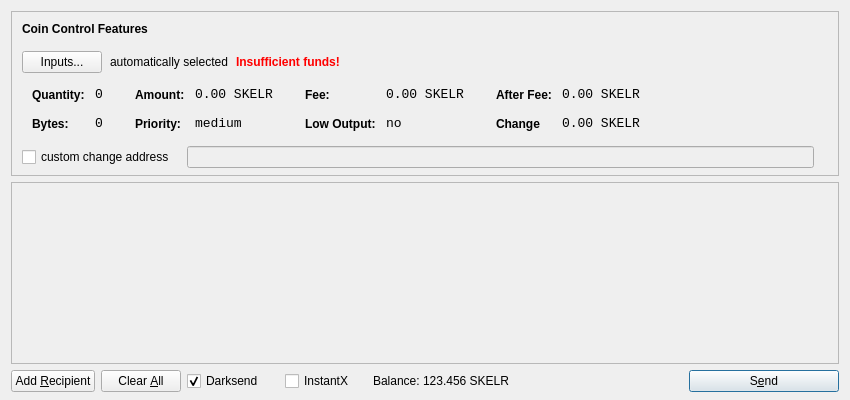
<?xml version="1.0" encoding="UTF-8"?>
<ui version="4.0">
 <class>SendCoinsDialog</class>
 <widget class="QDialog" name="SendCoinsDialog">
  <property name="geometry">
   <rect>
    <x>0</x>
    <y>0</y>
    <width>850</width>
    <height>400</height>
   </rect>
  </property>
  <property name="windowTitle">
   <string>Send Coins</string>
  </property>
  <layout class="QVBoxLayout" name="verticalLayout" stretch="0,1,0">
   <property name="bottomMargin">
    <number>8</number>
   </property>
   <item>
    <widget class="QFrame" name="frameCoinControl">
     <property name="sizePolicy">
      <sizepolicy hsizetype="Expanding" vsizetype="Expanding">
       <horstretch>0</horstretch>
       <verstretch>0</verstretch>
      </sizepolicy>
     </property>
     <property name="maximumSize">
      <size>
       <width>16777215</width>
       <height>16777215</height>
      </size>
     </property>
     <property name="frameShape">
      <enum>QFrame::StyledPanel</enum>
     </property>
     <property name="frameShadow">
      <enum>QFrame::Sunken</enum>
     </property>
     <layout class="QVBoxLayout" name="verticalLayoutCoinControl2">
      <property name="spacing">
       <number>-1</number>
      </property>
      <property name="leftMargin">
       <number>0</number>
      </property>
      <property name="topMargin">
       <number>0</number>
      </property>
      <property name="rightMargin">
       <number>0</number>
      </property>
      <property name="bottomMargin">
       <number>6</number>
      </property>
      <item>
       <layout class="QVBoxLayout" name="verticalLayoutCoinControl" stretch="0,0,0,0,1">
        <property name="spacing">
         <number>0</number>
        </property>
        <property name="leftMargin">
         <number>10</number>
        </property>
        <property name="topMargin">
         <number>10</number>
        </property>
        <item>
         <layout class="QHBoxLayout" name="horizontalLayoutCoinControl1">
          <property name="bottomMargin">
           <number>15</number>
          </property>
          <item>
           <widget class="QLabel" name="labelCoinControlFeatures">
            <property name="sizePolicy">
             <sizepolicy hsizetype="Preferred" vsizetype="Maximum">
              <horstretch>0</horstretch>
              <verstretch>0</verstretch>
             </sizepolicy>
            </property>
            <property name="font">
             <font>
              <weight>75</weight>
              <bold>true</bold>
             </font>
            </property>
            <property name="styleSheet">
             <string notr="true">font-weight:bold;</string>
            </property>
            <property name="text">
             <string>Coin Control Features</string>
            </property>
           </widget>
          </item>
         </layout>
        </item>
        <item>
         <layout class="QHBoxLayout" name="horizontalLayoutCoinControl2" stretch="0,0,0,0">
          <property name="spacing">
           <number>8</number>
          </property>
          <property name="bottomMargin">
           <number>10</number>
          </property>
          <item>
           <widget class="QPushButton" name="pushButtonCoinControl">
            <property name="styleSheet">
             <string notr="true"/>
            </property>
            <property name="text">
             <string>Inputs...</string>
            </property>
           </widget>
          </item>
          <item>
           <widget class="QLabel" name="labelCoinControlAutomaticallySelected">
            <property name="text">
             <string>automatically selected</string>
            </property>
            <property name="margin">
             <number>5</number>
            </property>
           </widget>
          </item>
          <item>
           <widget class="QLabel" name="labelCoinControlInsuffFunds">
            <property name="font">
             <font>
              <weight>75</weight>
              <bold>true</bold>
             </font>
            </property>
            <property name="styleSheet">
             <string notr="true">color:red;font-weight:bold;</string>
            </property>
            <property name="text">
             <string>Insufficient funds!</string>
            </property>
            <property name="margin">
             <number>5</number>
            </property>
           </widget>
          </item>
          <item>
           <spacer name="horizontalSpacerCoinControl">
            <property name="orientation">
             <enum>Qt::Horizontal</enum>
            </property>
            <property name="sizeHint" stdset="0">
             <size>
              <width>40</width>
              <height>1</height>
             </size>
            </property>
           </spacer>
          </item>
         </layout>
        </item>
        <item>
         <widget class="QWidget" name="widgetCoinControl" native="true">
          <property name="sizePolicy">
           <sizepolicy hsizetype="Preferred" vsizetype="Preferred">
            <horstretch>0</horstretch>
            <verstretch>0</verstretch>
           </sizepolicy>
          </property>
          <property name="minimumSize">
           <size>
            <width>0</width>
            <height>0</height>
           </size>
          </property>
          <property name="styleSheet">
           <string notr="true"/>
          </property>
          <layout class="QHBoxLayout" name="horizontalLayoutCoinControl5">
           <property name="margin">
            <number>0</number>
           </property>
           <item>
            <layout class="QHBoxLayout" name="horizontalLayoutCoinControl3" stretch="0,0,0,1">
             <property name="spacing">
              <number>20</number>
             </property>
             <property name="topMargin">
              <number>0</number>
             </property>
             <property name="bottomMargin">
              <number>10</number>
             </property>
             <item>
              <layout class="QFormLayout" name="formLayoutCoinControl1">
               <property name="horizontalSpacing">
                <number>10</number>
               </property>
               <property name="verticalSpacing">
                <number>14</number>
               </property>
               <property name="leftMargin">
                <number>10</number>
               </property>
               <property name="topMargin">
                <number>4</number>
               </property>
               <property name="rightMargin">
                <number>6</number>
               </property>
               <item row="0" column="0">
                <widget class="QLabel" name="labelCoinControlQuantityText">
                 <property name="styleSheet">
                  <string notr="true">font-weight:bold;</string>
                 </property>
                 <property name="text">
                  <string>Quantity:</string>
                 </property>
                 <property name="margin">
                  <number>0</number>
                 </property>
                </widget>
               </item>
               <item row="0" column="1">
                <widget class="QLabel" name="labelCoinControlQuantity">
                 <property name="font">
                  <font>
                   <family>Monospace</family>
                   <pointsize>10</pointsize>
                  </font>
                 </property>
                 <property name="cursor">
                  <cursorShape>IBeamCursor</cursorShape>
                 </property>
                 <property name="contextMenuPolicy">
                  <enum>Qt::ActionsContextMenu</enum>
                 </property>
                 <property name="text">
                  <string>0</string>
                 </property>
                 <property name="margin">
                  <number>0</number>
                 </property>
                 <property name="textInteractionFlags">
                  <set>Qt::LinksAccessibleByMouse|Qt::TextSelectableByKeyboard|Qt::TextSelectableByMouse</set>
                 </property>
                </widget>
               </item>
               <item row="1" column="0">
                <widget class="QLabel" name="labelCoinControlBytesText">
                 <property name="styleSheet">
                  <string notr="true">font-weight:bold;</string>
                 </property>
                 <property name="text">
                  <string>Bytes:</string>
                 </property>
                </widget>
               </item>
               <item row="1" column="1">
                <widget class="QLabel" name="labelCoinControlBytes">
                 <property name="font">
                  <font>
                   <family>Monospace</family>
                   <pointsize>10</pointsize>
                  </font>
                 </property>
                 <property name="cursor">
                  <cursorShape>IBeamCursor</cursorShape>
                 </property>
                 <property name="contextMenuPolicy">
                  <enum>Qt::ActionsContextMenu</enum>
                 </property>
                 <property name="text">
                  <string>0</string>
                 </property>
                 <property name="textInteractionFlags">
                  <set>Qt::LinksAccessibleByMouse|Qt::TextSelectableByKeyboard|Qt::TextSelectableByMouse</set>
                 </property>
                </widget>
               </item>
              </layout>
             </item>
             <item>
              <layout class="QFormLayout" name="formLayoutCoinControl2">
               <property name="horizontalSpacing">
                <number>10</number>
               </property>
               <property name="verticalSpacing">
                <number>14</number>
               </property>
               <property name="leftMargin">
                <number>6</number>
               </property>
               <property name="topMargin">
                <number>4</number>
               </property>
               <property name="rightMargin">
                <number>6</number>
               </property>
               <item row="0" column="0">
                <widget class="QLabel" name="labelCoinControlAmountText">
                 <property name="styleSheet">
                  <string notr="true">font-weight:bold;</string>
                 </property>
                 <property name="text">
                  <string>Amount:</string>
                 </property>
                 <property name="margin">
                  <number>0</number>
                 </property>
                </widget>
               </item>
               <item row="0" column="1">
                <widget class="QLabel" name="labelCoinControlAmount">
                 <property name="font">
                  <font>
                   <family>Monospace</family>
                   <pointsize>10</pointsize>
                  </font>
                 </property>
                 <property name="cursor">
                  <cursorShape>IBeamCursor</cursorShape>
                 </property>
                 <property name="contextMenuPolicy">
                  <enum>Qt::ActionsContextMenu</enum>
                 </property>
                 <property name="text">
                  <string>0.00 SKELR</string>
                 </property>
                 <property name="textInteractionFlags">
                  <set>Qt::LinksAccessibleByMouse|Qt::TextSelectableByKeyboard|Qt::TextSelectableByMouse</set>
                 </property>
                </widget>
               </item>
               <item row="1" column="0">
                <widget class="QLabel" name="labelCoinControlPriorityText">
                 <property name="styleSheet">
                  <string notr="true">font-weight:bold;</string>
                 </property>
                 <property name="text">
                  <string>Priority:</string>
                 </property>
                </widget>
               </item>
               <item row="1" column="1">
                <widget class="QLabel" name="labelCoinControlPriority">
                 <property name="font">
                  <font>
                   <family>Monospace</family>
                   <pointsize>10</pointsize>
                  </font>
                 </property>
                 <property name="cursor">
                  <cursorShape>IBeamCursor</cursorShape>
                 </property>
                 <property name="contextMenuPolicy">
                  <enum>Qt::ActionsContextMenu</enum>
                 </property>
                 <property name="text">
                  <string>medium</string>
                 </property>
                 <property name="textInteractionFlags">
                  <set>Qt::LinksAccessibleByMouse|Qt::TextSelectableByKeyboard|Qt::TextSelectableByMouse</set>
                 </property>
                </widget>
               </item>
              </layout>
             </item>
             <item>
              <layout class="QFormLayout" name="formLayoutCoinControl3">
               <property name="horizontalSpacing">
                <number>10</number>
               </property>
               <property name="verticalSpacing">
                <number>14</number>
               </property>
               <property name="leftMargin">
                <number>6</number>
               </property>
               <property name="topMargin">
                <number>4</number>
               </property>
               <property name="rightMargin">
                <number>6</number>
               </property>
               <item row="0" column="0">
                <widget class="QLabel" name="labelCoinControlFeeText">
                 <property name="styleSheet">
                  <string notr="true">font-weight:bold;</string>
                 </property>
                 <property name="text">
                  <string>Fee:</string>
                 </property>
                 <property name="margin">
                  <number>0</number>
                 </property>
                </widget>
               </item>
               <item row="0" column="1">
                <widget class="QLabel" name="labelCoinControlFee">
                 <property name="font">
                  <font>
                   <family>Monospace</family>
                   <pointsize>10</pointsize>
                  </font>
                 </property>
                 <property name="cursor">
                  <cursorShape>IBeamCursor</cursorShape>
                 </property>
                 <property name="contextMenuPolicy">
                  <enum>Qt::ActionsContextMenu</enum>
                 </property>
                 <property name="text">
                  <string>0.00 SKELR</string>
                 </property>
                 <property name="textInteractionFlags">
                  <set>Qt::LinksAccessibleByMouse|Qt::TextSelectableByKeyboard|Qt::TextSelectableByMouse</set>
                 </property>
                </widget>
               </item>
               <item row="1" column="0">
                <widget class="QLabel" name="labelCoinControlLowOutputText">
                 <property name="styleSheet">
                  <string notr="true">font-weight:bold;</string>
                 </property>
                 <property name="text">
                  <string>Low Output:</string>
                 </property>
                </widget>
               </item>
               <item row="1" column="1">
                <widget class="QLabel" name="labelCoinControlLowOutput">
                 <property name="font">
                  <font>
                   <family>Monospace</family>
                   <pointsize>10</pointsize>
                  </font>
                 </property>
                 <property name="cursor">
                  <cursorShape>IBeamCursor</cursorShape>
                 </property>
                 <property name="contextMenuPolicy">
                  <enum>Qt::ActionsContextMenu</enum>
                 </property>
                 <property name="text">
                  <string>no</string>
                 </property>
                 <property name="textInteractionFlags">
                  <set>Qt::LinksAccessibleByMouse|Qt::TextSelectableByKeyboard|Qt::TextSelectableByMouse</set>
                 </property>
                </widget>
               </item>
              </layout>
             </item>
             <item>
              <layout class="QFormLayout" name="formLayoutCoinControl4">
               <property name="horizontalSpacing">
                <number>10</number>
               </property>
               <property name="verticalSpacing">
                <number>14</number>
               </property>
               <property name="leftMargin">
                <number>6</number>
               </property>
               <property name="topMargin">
                <number>4</number>
               </property>
               <property name="rightMargin">
                <number>6</number>
               </property>
               <item row="0" column="0">
                <widget class="QLabel" name="labelCoinControlAfterFeeText">
                 <property name="styleSheet">
                  <string notr="true">font-weight:bold;</string>
                 </property>
                 <property name="text">
                  <string>After Fee:</string>
                 </property>
                 <property name="margin">
                  <number>0</number>
                 </property>
                </widget>
               </item>
               <item row="0" column="1">
                <widget class="QLabel" name="labelCoinControlAfterFee">
                 <property name="font">
                  <font>
                   <family>Monospace</family>
                   <pointsize>10</pointsize>
                  </font>
                 </property>
                 <property name="cursor">
                  <cursorShape>IBeamCursor</cursorShape>
                 </property>
                 <property name="contextMenuPolicy">
                  <enum>Qt::ActionsContextMenu</enum>
                 </property>
                 <property name="text">
                  <string>0.00 SKELR</string>
                 </property>
                 <property name="textInteractionFlags">
                  <set>Qt::LinksAccessibleByMouse|Qt::TextSelectableByKeyboard|Qt::TextSelectableByMouse</set>
                 </property>
                </widget>
               </item>
               <item row="1" column="0">
                <widget class="QLabel" name="labelCoinControlChangeText">
                 <property name="styleSheet">
                  <string notr="true">font-weight:bold;</string>
                 </property>
                 <property name="text">
                  <string>Change</string>
                 </property>
                </widget>
               </item>
               <item row="1" column="1">
                <widget class="QLabel" name="labelCoinControlChange">
                 <property name="font">
                  <font>
                   <family>Monospace</family>
                   <pointsize>10</pointsize>
                  </font>
                 </property>
                 <property name="cursor">
                  <cursorShape>IBeamCursor</cursorShape>
                 </property>
                 <property name="contextMenuPolicy">
                  <enum>Qt::ActionsContextMenu</enum>
                 </property>
                 <property name="text">
                  <string>0.00 SKELR</string>
                 </property>
                 <property name="textInteractionFlags">
                  <set>Qt::LinksAccessibleByMouse|Qt::TextSelectableByKeyboard|Qt::TextSelectableByMouse</set>
                 </property>
                </widget>
               </item>
              </layout>
             </item>
            </layout>
           </item>
          </layout>
         </widget>
        </item>
        <item>
         <layout class="QHBoxLayout" name="horizontalLayoutCoinControl4" stretch="0,0,0">
          <property name="spacing">
           <number>12</number>
          </property>
          <property name="sizeConstraint">
           <enum>QLayout::SetDefaultConstraint</enum>
          </property>
          <property name="topMargin">
           <number>5</number>
          </property>
          <property name="rightMargin">
           <number>5</number>
          </property>
          <item>
           <widget class="QCheckBox" name="checkBoxCoinControlChange">
            <property name="text">
             <string>custom change address</string>
            </property>
           </widget>
          </item>
          <item>
           <widget class="QLineEdit" name="lineEditCoinControlChange">
            <property name="enabled">
             <bool>false</bool>
            </property>
            <property name="sizePolicy">
             <sizepolicy hsizetype="Expanding" vsizetype="Fixed">
              <horstretch>0</horstretch>
              <verstretch>0</verstretch>
             </sizepolicy>
            </property>
           </widget>
          </item>
          <item>
           <widget class="QLabel" name="labelCoinControlChangeLabel">
            <property name="sizePolicy">
             <sizepolicy hsizetype="Preferred" vsizetype="Expanding">
              <horstretch>0</horstretch>
              <verstretch>0</verstretch>
             </sizepolicy>
            </property>
            <property name="minimumSize">
             <size>
              <width>0</width>
              <height>0</height>
             </size>
            </property>
            <property name="text">
             <string/>
            </property>
            <property name="margin">
             <number>3</number>
            </property>
           </widget>
          </item>
         </layout>
        </item>
        <item>
         <spacer name="verticalSpacerCoinControl">
          <property name="orientation">
           <enum>Qt::Vertical</enum>
          </property>
          <property name="sizeHint" stdset="0">
           <size>
            <width>800</width>
            <height>1</height>
           </size>
          </property>
         </spacer>
        </item>
       </layout>
      </item>
     </layout>
    </widget>
   </item>
   <item>
    <widget class="QScrollArea" name="scrollArea">
     <property name="widgetResizable">
      <bool>true</bool>
     </property>
     <widget class="QWidget" name="scrollAreaWidgetContents">
      <property name="geometry">
       <rect>
        <x>0</x>
        <y>0</y>
        <width>830</width>
        <height>165</height>
       </rect>
      </property>
      <layout class="QVBoxLayout" name="verticalLayout_2">
       <property name="margin">
        <number>0</number>
       </property>
       <item>
        <layout class="QVBoxLayout" name="entries">
         <property name="spacing">
          <number>6</number>
         </property>
        </layout>
       </item>
       <item>
        <spacer name="verticalSpacer">
         <property name="orientation">
          <enum>Qt::Vertical</enum>
         </property>
         <property name="sizeHint" stdset="0">
          <size>
           <width>20</width>
           <height>40</height>
          </size>
         </property>
        </spacer>
       </item>
      </layout>
     </widget>
    </widget>
   </item>
   <item>
    <layout class="QHBoxLayout" name="horizontalLayout">
     <item>
      <widget class="QPushButton" name="addButton">
       <property name="toolTip">
        <string>Send to multiple recipients at once</string>
       </property>
       <property name="text">
        <string>Add &amp;Recipient</string>
       </property>
       <property name="autoDefault">
        <bool>false</bool>
       </property>
      </widget>
     </item>
     <item>
      <widget class="QPushButton" name="clearButton">
       <property name="sizePolicy">
        <sizepolicy hsizetype="Minimum" vsizetype="Fixed">
         <horstretch>0</horstretch>
         <verstretch>0</verstretch>
        </sizepolicy>
       </property>
       <property name="toolTip">
        <string>Remove all transaction fields</string>
       </property>
       <property name="text">
        <string>Clear &amp;All</string>
       </property>
       <property name="autoRepeatDelay">
        <number>300</number>
       </property>
       <property name="autoDefault">
        <bool>false</bool>
       </property>
      </widget>
     </item>
     <item>
      <layout class="QHBoxLayout" name="horizontalLayout_2">
       <property name="spacing">
        <number>3</number>
       </property>
        <item>
        <widget class="QCheckBox" name="checkUseDarksend">
         <property name="minimumSize">
          <size>
           <width>95</width>
           <height>0</height>
          </size>
         </property>
         <property name="text">
          <string>Darksend</string>
         </property>
         <property name="checked">
          <bool>true</bool>
         </property>
        </widget>
       </item>
       <item>
        <widget class="QCheckBox" name="checkInstantX">
         <property name="enabled">
          <bool>true</bool>
         </property>
         <property name="minimumSize">
          <size>
           <width>85</width>
           <height>0</height>
          </size>
         </property>
         <property name="text">
          <string>InstantX</string>
         </property>
        </widget>
       </item>
       <item>
        <widget class="QLabel" name="label">
         <property name="sizePolicy">
          <sizepolicy hsizetype="Preferred" vsizetype="Fixed">
           <horstretch>0</horstretch>
           <verstretch>0</verstretch>
          </sizepolicy>
         </property>
         <property name="text">
          <string>Balance:</string>
         </property>
        </widget>
       </item>
       <item>
        <widget class="QLabel" name="labelBalance">
         <property name="sizePolicy">
          <sizepolicy hsizetype="Preferred" vsizetype="Fixed">
           <horstretch>0</horstretch>
           <verstretch>0</verstretch>
          </sizepolicy>
         </property>
         <property name="cursor">
          <cursorShape>IBeamCursor</cursorShape>
         </property>
         <property name="text">
          <string>123.456 SKELR</string>
         </property>
         <property name="textInteractionFlags">
          <set>Qt::LinksAccessibleByMouse|Qt::TextSelectableByKeyboard|Qt::TextSelectableByMouse</set>
         </property>
        </widget>
       </item>
      </layout>
     </item>
     <item>
      <spacer name="horizontalSpacer">
       <property name="orientation">
        <enum>Qt::Horizontal</enum>
       </property>
       <property name="sizeHint" stdset="0">
        <size>
         <width>40</width>
         <height>20</height>
        </size>
       </property>
      </spacer>
     </item>
     <item>
      <widget class="QPushButton" name="sendButton">
       <property name="minimumSize">
        <size>
         <width>150</width>
         <height>0</height>
        </size>
       </property>
       <property name="toolTip">
        <string>Confirm the send action</string>
       </property>
       <property name="text">
        <string>S&amp;end</string>
       </property>
       <property name="icon">
        <iconset resource="../bitcoin.qrc">
         <normaloff>:/icons/send</normaloff>:/icons/send</iconset>
       </property>
       <property name="default">
        <bool>true</bool>
       </property>
      </widget>
     </item>
    </layout>
   </item>
  </layout>
 </widget>
 <resources>
  <include location="../bitcoin.qrc"/>
 </resources>
 <connections/>
</ui>
